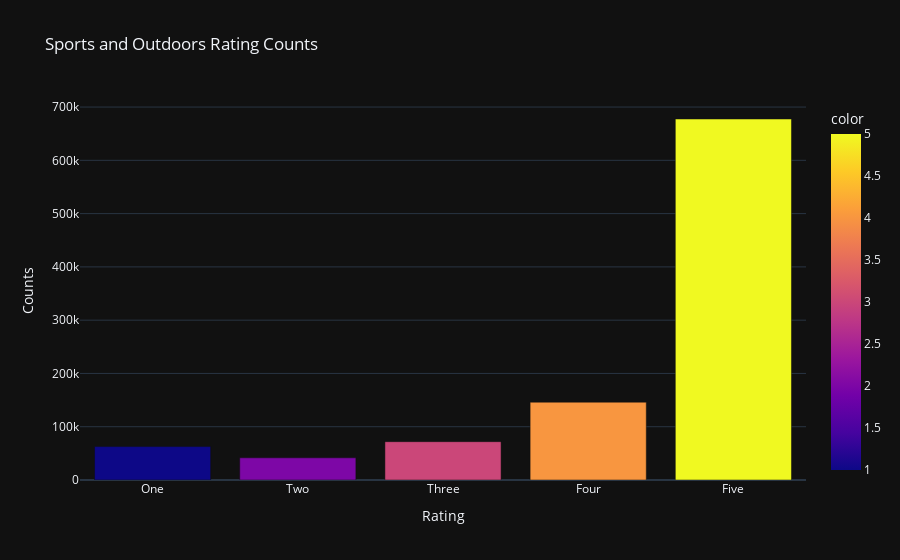
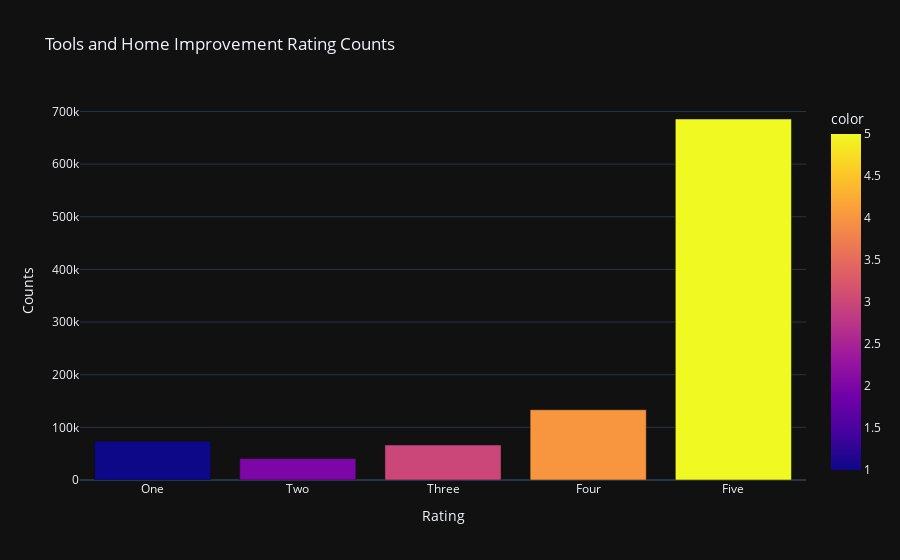
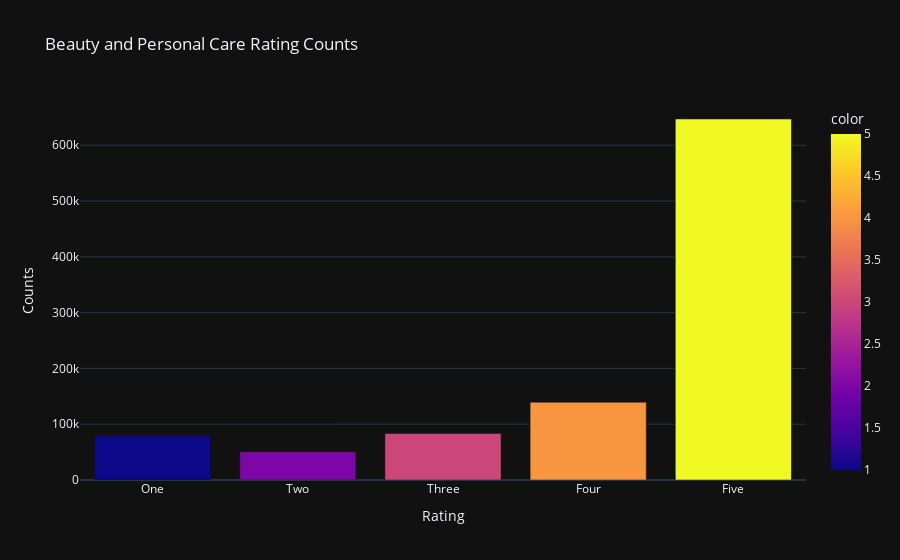
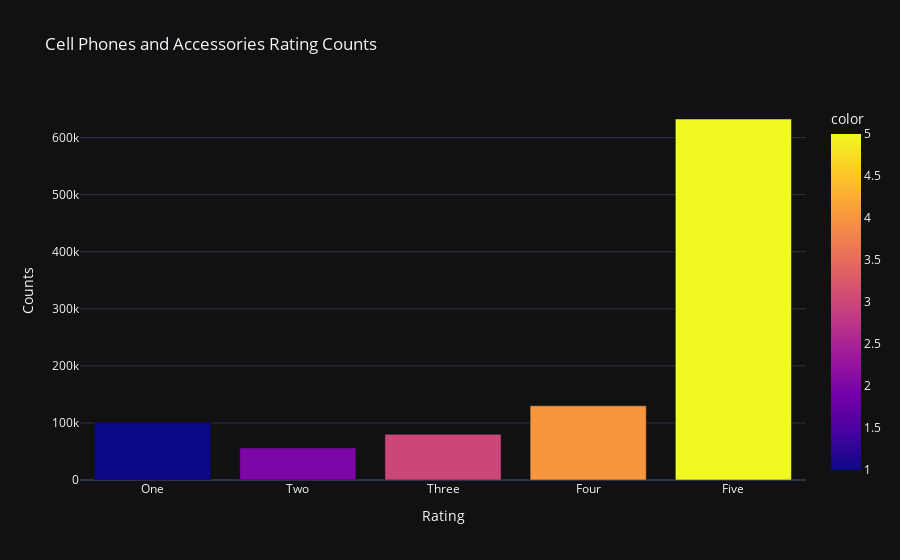

Notebook code for these charts, in order:
### Code cell
for name, df in dfs.items(): 
    rating_counts = df['rating'].value_counts()
    sorted_counts = rating_counts.sort_index()
    
    fig = px.bar(x = {1:'One', 2: 'Two', 3: 'Three', 4: 'Four', 5: 'Five'},
                y = sorted_counts.values,
                color = sorted_counts.index,
                color_discrete_sequence =  px.colors.qualitative.Dark24,
                title = '<b>Rating Counts')
     
    fig.update_layout(title = name+' Rating Counts',
                      xaxis_title = 'Rating',
                      yaxis_title = 'Counts',
                      template = 'plotly_dark')
     
    fig.show()

# Citation - used the part on graphing: https://www.geeksforgeeks.org/sentiment-classification-using-bert/

### Figure 1 — Plotly figure (JSON) as saved in the notebook; plotly's stock layout.template omitted (floating-point values rounded to 4 significant figures)
{"data": [{"alignmentgroup": "True", "hovertemplate": "x=%{x}<br>y=%{y}<br>color=%{marker.color}<extra></extra>", "legendgroup": "", "marker": {"color": [1, 2, 3, 4, 5], "coloraxis": "coloraxis", "pattern": {"shape": ""}}, "name": "", "offsetgroup": "", "orientation": "v", "showlegend": false, "textposition": "auto", "type": "bar", "x": ["One", "Two", "Three", "Four", "Five"], "xaxis": "x", "y": [62704, 41658, 71948, 146096, 677594], "yaxis": "y"}], "layout": {"autosize": true, "barmode": "relative", "coloraxis": {"colorbar": {"title": {"text": "color"}}, "colorscale": [[0, "#0d0887"], [0.1111, "#46039f"], [0.2222, "#7201a8"], [0.3333, "#9c179e"], [0.4444, "#bd3786"], [0.5556, "#d8576b"], [0.6667, "#ed7953"], [0.7778, "#fb9f3a"], [0.8889, "#fdca26"], [1, "#f0f921"]]}, "legend": {"tracegroupgap": 0}, "title": {"text": "Sports and Outdoors Rating Counts"}, "xaxis": {"anchor": "y", "autorange": true, "domain": [0, 1], "range": [-0.5, 4.5], "title": {"text": "Rating"}, "type": "category"}, "yaxis": {"anchor": "x", "autorange": true, "domain": [0, 1], "range": [0, 713300.0], "title": {"text": "Counts"}, "type": "linear"}}}

### Figure 2 — Plotly figure (JSON) as saved in the notebook; plotly's stock layout.template omitted (floating-point values rounded to 4 significant figures)
{"data": [{"alignmentgroup": "True", "hovertemplate": "x=%{x}<br>y=%{y}<br>color=%{marker.color}<extra></extra>", "legendgroup": "", "marker": {"color": [1, 2, 3, 4, 5], "coloraxis": "coloraxis", "pattern": {"shape": ""}}, "name": "", "offsetgroup": "", "orientation": "v", "showlegend": false, "textposition": "auto", "type": "bar", "x": ["One", "Two", "Three", "Four", "Five"], "xaxis": "x", "y": [73737, 40652, 66452, 133430, 685729], "yaxis": "y"}], "layout": {"autosize": true, "barmode": "relative", "coloraxis": {"colorbar": {"title": {"text": "color"}}, "colorscale": [[0, "#0d0887"], [0.1111, "#46039f"], [0.2222, "#7201a8"], [0.3333, "#9c179e"], [0.4444, "#bd3786"], [0.5556, "#d8576b"], [0.6667, "#ed7953"], [0.7778, "#fb9f3a"], [0.8889, "#fdca26"], [1, "#f0f921"]]}, "legend": {"tracegroupgap": 0}, "title": {"text": "Tools and Home Improvement Rating Counts"}, "xaxis": {"anchor": "y", "autorange": true, "domain": [0, 1], "range": [-0.5, 4.5], "title": {"text": "Rating"}, "type": "category"}, "yaxis": {"anchor": "x", "autorange": true, "domain": [0, 1], "range": [0, 721820], "title": {"text": "Counts"}, "type": "linear"}}}

### Figure 3 — Plotly figure (JSON) as saved in the notebook; plotly's stock layout.template omitted (floating-point values rounded to 4 significant figures)
{"data": [{"alignmentgroup": "True", "hovertemplate": "x=%{x}<br>y=%{y}<br>color=%{marker.color}<extra></extra>", "legendgroup": "", "marker": {"color": [1, 2, 3, 4, 5], "coloraxis": "coloraxis", "pattern": {"shape": ""}}, "name": "", "offsetgroup": "", "orientation": "v", "showlegend": false, "textposition": "auto", "type": "bar", "x": ["One", "Two", "Three", "Four", "Five"], "xaxis": "x", "y": [79135, 50807, 83437, 139525, 647096], "yaxis": "y"}], "layout": {"autosize": true, "barmode": "relative", "coloraxis": {"colorbar": {"title": {"text": "color"}}, "colorscale": [[0, "#0d0887"], [0.1111, "#46039f"], [0.2222, "#7201a8"], [0.3333, "#9c179e"], [0.4444, "#bd3786"], [0.5556, "#d8576b"], [0.6667, "#ed7953"], [0.7778, "#fb9f3a"], [0.8889, "#fdca26"], [1, "#f0f921"]]}, "legend": {"tracegroupgap": 0}, "title": {"text": "Beauty and Personal Care Rating Counts"}, "xaxis": {"anchor": "y", "autorange": true, "domain": [0, 1], "range": [-0.5, 4.5], "title": {"text": "Rating"}, "type": "category"}, "yaxis": {"anchor": "x", "autorange": true, "domain": [0, 1], "range": [0, 681200.0], "title": {"text": "Counts"}, "type": "linear"}}}

### Figure 4 — Plotly figure (JSON) as saved in the notebook; plotly's stock layout.template omitted (floating-point values rounded to 4 significant figures)
{"data": [{"alignmentgroup": "True", "hovertemplate": "x=%{x}<br>y=%{y}<br>color=%{marker.color}<extra></extra>", "legendgroup": "", "marker": {"color": [1, 2, 3, 4, 5], "coloraxis": "coloraxis", "pattern": {"shape": ""}}, "name": "", "offsetgroup": "", "orientation": "v", "showlegend": false, "textposition": "auto", "type": "bar", "x": ["One", "Two", "Three", "Four", "Five"], "xaxis": "x", "y": [101242, 56186, 80024, 130049, 632499], "yaxis": "y"}], "layout": {"autosize": true, "barmode": "relative", "coloraxis": {"colorbar": {"title": {"text": "color"}}, "colorscale": [[0, "#0d0887"], [0.1111, "#46039f"], [0.2222, "#7201a8"], [0.3333, "#9c179e"], [0.4444, "#bd3786"], [0.5556, "#d8576b"], [0.6667, "#ed7953"], [0.7778, "#fb9f3a"], [0.8889, "#fdca26"], [1, "#f0f921"]]}, "legend": {"tracegroupgap": 0}, "title": {"text": "Cell Phones and Accessories Rating Counts"}, "xaxis": {"anchor": "y", "autorange": true, "domain": [0, 1], "range": [-0.5, 4.5], "title": {"text": "Rating"}, "type": "category"}, "yaxis": {"anchor": "x", "autorange": true, "domain": [0, 1], "range": [0, 665800.0], "title": {"text": "Counts"}, "type": "linear"}}}
